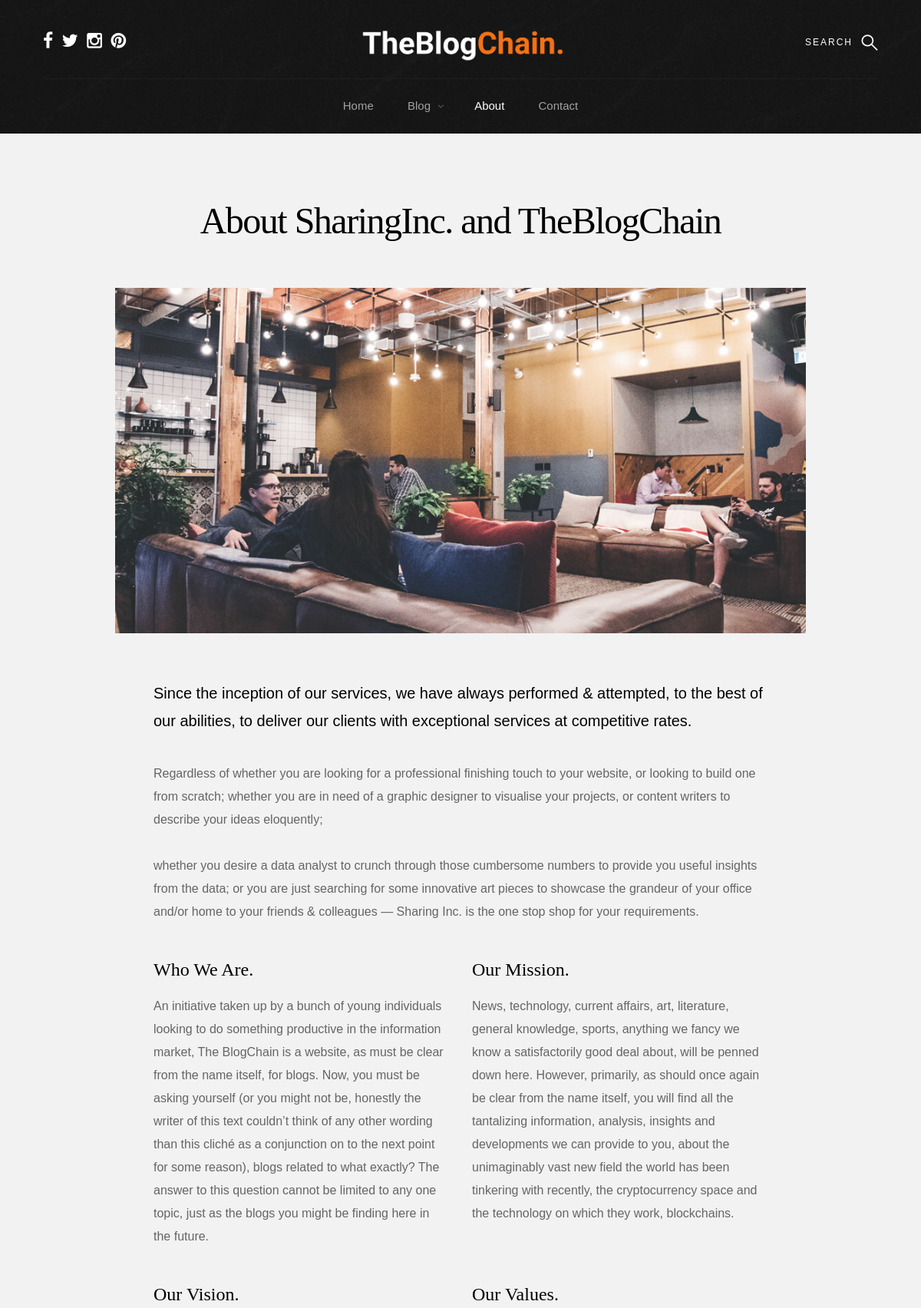
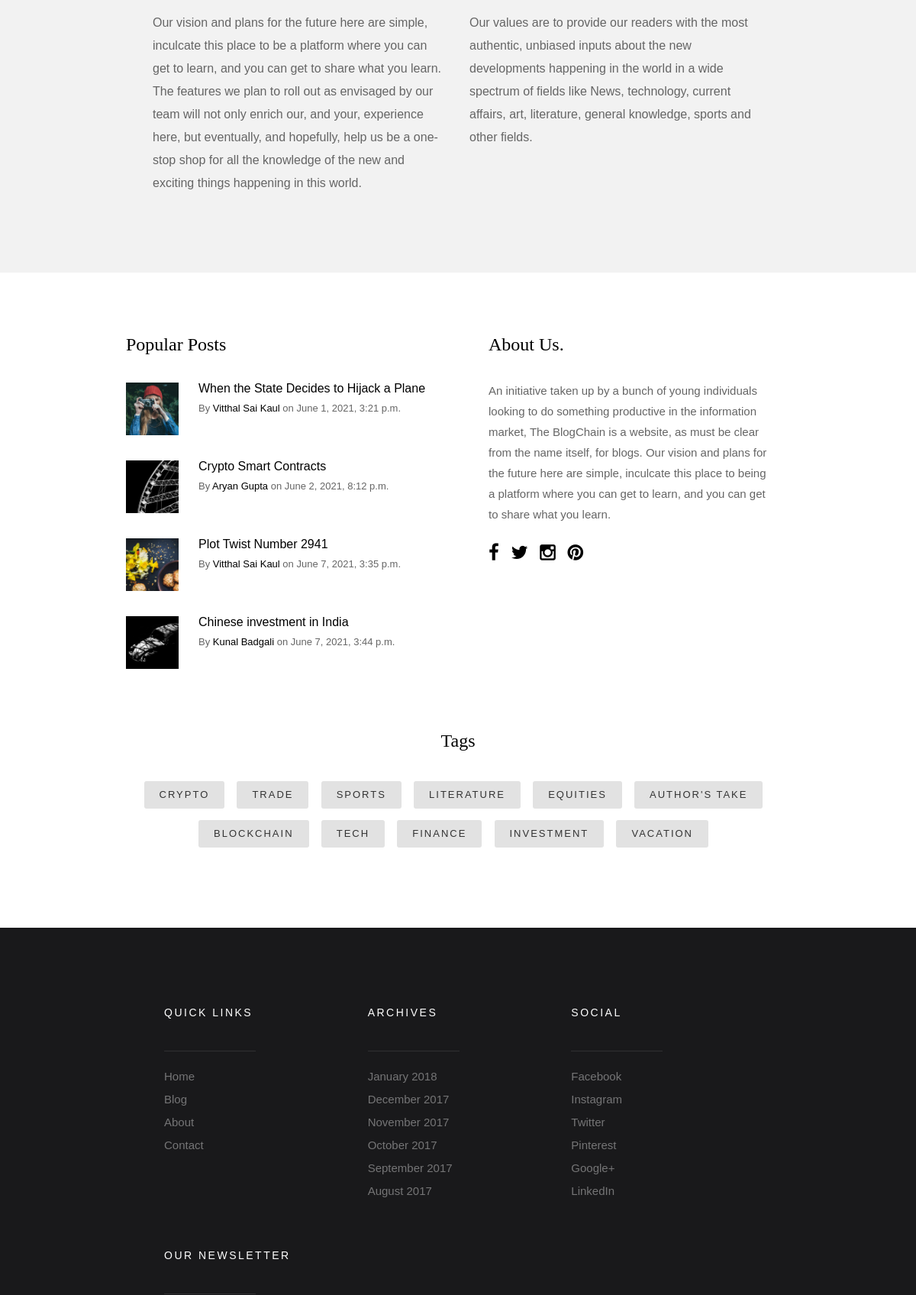
The page /about/ (upper part) on the database its author committed (2 pictures, top to bottom).
### blog/models.py (models this page shows, shortened)
class Post(models.Model):
	id_num = models.CharField(max_length=3, default='000')
	tag = models.CharField(max_length=100, default='tag name')
	title = models.CharField(max_length=100)
	content = models.TextField(max_length=320)
	date_posted = models.DateTimeField(default=timezone.now)
	author = models.CharField(max_length=100, default=User)

class Info(models.Model):
	name = models.CharField(max_length=100, default="SharingInc.")
	email = models.EmailField(default="sharinginc.work@gmail.com")
	website = models.CharField(max_length=200, default="https://sharinginc.github.io/SharingInc/")
	about_us = models.TextField(default="about us content.")
	phone = models.CharField(max_length=10, default="9999999999")
	address = models.CharField(max_length=400, default="address content.")

### blog/views.py (the view)
# urls.py: path('about/', blog_views.about, name='about'),
def about(request):
	return render(request, 'blog/about.html', context)

### blog/templates/blog/about.html (shortened to what this page needs)
{% load static %}
<html class="no-js" lang="en">
<head>
    <link rel="stylesheet" href="{% static 'blog/css/base.css' %}">
    <link rel="stylesheet" href="{% static 'blog/css/vendor.css' %}">
    <link rel="stylesheet" href="{% static 'blog/css/main.css' %}">
</head>
<body id="top">
    <div class="s-pageheader">
        <header class="header">
            <div class="header__content row">
                <div class="header__logo">
                    <a class="logo" href="/">
                        <img src="{% static 'blog/images/logo.png' %}" alt="Homepage">
                    </a>
                </div>
                <ul class="header__social">
                    <li>
                        <a href="#0"><i class="fa fa-facebook" aria-hidden="true"></i></a>
                    </li>
                    <li>
                        <a href="#0"><i class="fa fa-twitter" aria-hidden="true"></i></a>
                    </li>
                    <li>
                        <a href="https://instagram.com/sharingincorporated"><i class="fa fa-instagram" aria-hidden="true"></i></a>
                    </li>
                    <li>
                        <a href="#0"><i class="fa fa-pinterest" aria-hidden="true"></i></a>
                    </li>
                </ul>
                <a class="header__search-trigger" href="#0"></a>
                <nav class="header__nav-wrap">
                    <ul class="header__nav">
                        <li><a href="/" title="">Home</a></li>
                        <li class="has-children">
                            <a href="#0" title="">Blog</a>
                        </li>
                        <li class="current"><a href="/about" title="">About</a></li>
                        <li><a href="/contact" title="">Contact</a></li>
                    </ul>
                </nav>
            </div>
        </header>
    </div>
    <section class="s-content s-content--narrow">
        <div class="row">
            <div class="s-content__header col-full">
                <h1 class="s-content__header-title">
                    About SharingInc. and TheBlogChain
                </h1>
            </div>
            <div class="s-content__media col-full">
                <div class="s-content__post-thumb">
                    <img src="{% static 'blog/images/thumbs/about/about-1000.jpg' %}"
                         sizes="(max-width: 2000px) 100vw, 2000px" alt="" >
                </div>
            </div>
            <div class="col-full s-content__main">
                <p class="lead">Since the inception of our services, we have always performed & attempted, to the best of our abilities, to deliver our clients with exceptional services at competitive rates.</p>
                <p>Regardless of whether you are looking for a professional finishing touch to your website, or looking to build one from scratch; whether you are in need of a graphic designer to visualise your projects, or content writers to describe your ideas eloquently;
                </p>
                <p>whether you desire a data analyst to crunch through those cumbersome numbers to provide you useful insights from the data; or you are just searching for some innovative art pieces to showcase the grandeur of your office and/or home to your friends & colleagues — Sharing Inc. is the one stop shop for your requirements.
                </p>
                <div class="row block-1-2 block-tab-full">
                    <div class="col-block">
                        <h3 class="quarter-top-margin">Who We Are.</h3>
                        <p>An initiative taken up by a bunch of young individuals looking to do something productive in the information market, The BlogChain is a website, as must be clear from the name itself, for blogs.
                        Now, you must be asking yourself (or you might not be, honestly the writer of this text couldn’t think of any other wording than this cliché as a conjunction on to the next point for some reason), blogs related to what exactly? The answer to this question cannot be limited to any one topic, just as the blogs you might be finding here in the future. </p>
                    </div>
                    <div class="col-block">
                        <h3 class="quarter-top-margin">Our Mission.</h3>
                        <p>News, technology, current affairs, art, literature, general knowledge, sports, anything we fancy we know a satisfactorily good deal about, will be penned down here.  However, primarily, as should once again be clear from the name itself, you will find all the tantalizing information, analysis, insights and developments we can provide to you, about the unimaginably vast new field the world has been tinkering with recently, the cryptocurrency space and the technology on which they work, blockchains.</p>
                    </div>
                    <div class="col-block">
                        <h3 class="quarter-top-margin">Our Vision.</h3>
                        <p>Our vision and plans for the future here are simple, inculcate this place to be a platform where you can get to learn, and you can get to share what you learn. The features we plan to roll out as envisaged by our team will not only enrich our, and your, experience here, but eventually, and hopefully, help us be a one-stop shop for all the knowledge of the new and exciting things happening in this world.
                        </p>
                    </div>
                    <div class="col-block">
                        <h3 class="quarter-top-margin">Our Values.</h3>
                        <p>Our values are to provide our readers with the most authentic, unbiased inputs about the new developments happening in the world in a wide spectrum of fields like News, technology, current affairs, art, literature, general knowledge, sports and other fields. </p>
                    </div>
                </div>
            </div>
        </div>
    </section>
    <section class="s-extra">
        <div class="row top">
            <div class="col-eight md-six tab-full popular">
                <h3>Popular Posts</h3>
                <div class="block-1-2 block-m-full popular__posts">
                    {% for post in posts %}
                    {% if post.id_num == '001' %}
                    <article class="col-block popular__post">
                        <a href="/audio" class="popular__thumb">
                            <img src="{% static 'blog/images/thumbs/small/wheel-150.jpg' %}" alt="">
                        </a>
                        <h5><a href="#0">{{ post.title }}</a></h5>
                        <section class="popular__meta">
                                <span class="popular__author"><span>By</span> <a href="#0">{{ post.author }}</a></span>
                            <span class="popular__date"><span>on</span> <time datetime="2017-12-19">{{ post.date_posted }}</time></span>
                        </section>
                    </article>
                    {% endif %}
                    {% if post.id_num == '002' %}
                    <article class="col-block popular__post">
                        <a href="/gallery" class="popular__thumb">
                            <img src="{% static 'blog/images/thumbs/small/shutterbug-150.jpg' %}" alt="">
                        </a>
                       <h5><a href="#0">{{ post.title }}</a></h5>
                        <section class="popular__meta">
                                <span class="popular__author"><span>By</span> <a href="#0">{{ post.author }}</a></span>
                            <span class="popular__date"><span>on</span> <time datetime="2017-12-19">{{ post.date_posted }}</time></span>
                        </section>
                    </article>
                    {% endif %}
                    {% if post.id_num == '003' %}
                    <article class="col-block popular__post">
                        <a href="/standard" class="popular__thumb">
                            <img src="{% static 'blog/images/thumbs/small/cookies-150.jpg' %}" alt="">
                        </a>
                        <h5><a href="#0">{{ post.title }}</a></h5>
                        <section class="popular__meta">
                                <span class="popular__author"><span>By</span> <a href="#0">{{ post.author }}</a></span>
                            <span class="popular__date"><span>on</span> <time datetime="2017-12-19">{{ post.date_posted }}</time></span>
                        </section>
                    </article>
                    {% endif %}
                    {% if post.id_num == '004' %}
                    <article class="col-block popular__post">
                        <a href="#0" class="popular__thumb">
                            <img src="{% static 'blog/images/thumbs/small/beetle-150.jpg' %}" alt="">
                        </a>
                        <h5><a href="/video">{{ post.title }}</a></h5>
                        <section class="popular__meta">
                                <span class="popular__author"><span>By</span> <a href="#0">{{ post.author }}</a></span>
                            <span class="popular__date"><span>on</span> <time datetime="2017-12-19">{{ post.date_posted }}</time></span>
                        </section>
                    </article>
                    {% endif %}
                    {% endfor %}
                </div>
            </div>
            <div class="col-four md-six tab-full about">
                <h3>About Us.</h3>
                <p>
                {% for info in info %}
                {{ info.about_us }}
                {% endfor %}
                </p>
                <ul class="about__social">
                    <li>
                        <a href="#0"><i class="fa fa-facebook" aria-hidden="true"></i></a>
                    </li>
                    <li>
                        <a href="#0"><i class="fa fa-twitter" aria-hidden="true"></i></a>
                    </li>
                    <li>
                        <a href="#0"><i class="fa fa-instagram" aria-hidden="true"></i></a>
                    </li>
                    <li>
                        <a href="#0"><i class="fa fa-pinterest" aria-hidden="true"></i></a>
                    </li>
                </ul>
            </div>
        </div>
        <div class="row bottom tags-wrap">
            <div class="col-full tags">
                <h3>Tags</h3>
                <div class="tagcloud">
                    <a href="#0">Crypto</a>
                    <a href="#0">Trade</a>
                    <a href="#0">Sports</a>
                    <a href="#0">Literature</a>
                    <a href="#0">Equities</a>
                    <a href="#0">Author's take</a>
                    <a href="#0">Blockchain</a>
                    <a href="#0">Tech</a>
                    <a href="#0">Finance</a>
                    <a href="#0">Investment</a>
                    <a href="#0">Vacation</a>
            </div>
        </div>
    </section>
    <footer class="s-footer">
        <div class="s-footer__main">
            <div class="row">
                <div class="col-two md-four mob-full s-footer__sitelinks">
                    <h4>Quick Links</h4>
                    <ul class="s-footer__linklist">
                        <li><a href="">Home</a></li>
                        <li><a href="">Blog</a></li>
                        <li><a href="/about">About</a></li>
                        <li><a href="/contact">Contact</a></li>
                    </ul>
                </div>
                <div class="col-two md-four mob-full s-footer__archives">
                    <h4>Archives</h4>
                    <ul class="s-footer__linklist">
                        <li><a href="#0">January 2018</a></li>
                        <li><a href="#0">December 2017</a></li>
                        <li><a href="#0">November 2017</a></li>
                        <li><a href="#0">October 2017</a></li>
                        <li><a href="#0">September 2017</a></li>
                        <li><a href="#0">August 2017</a></li>
                    </ul>
                </div>
                <div class="col-two md-four mob-full s-footer__social">
                    <h4>Social</h4>
                    <ul class="s-footer__linklist">
                        <li><a href="#0">Facebook</a></li>
                        <li><a href="https://instagram.com/sharingincorporated">Instagram</a></li>
                        <li><a href="#0">Twitter</a></li>
                        <li><a href="#0">Pinterest</a></li>
                        <li><a href="#0">Google+</a></li>
                        <li><a href="#0">LinkedIn</a></li>
                    </ul>
                </div>
                <div class="col-five md-full end s-footer__subscribe">
                    <h4>Our Newsletter</h4>
                </div>
            </div>
        </div>
    </footer>
</body>
</html>

### blog/static/blog/css/base.css (style rules this page uses)
html { font-family: sans-serif; line-height: 1.15; -ms-text-size-adjust: 100%; -webkit-text-size-adjust: 100%; }
body { margin: 0; }
article, aside, footer, header, nav, section { display: block; }
h1 { font-size: 2em; margin: 0.67em 0; }
a { background-color: transparent; -webkit-text-decoration-skip: objects; }
img { border-style: none; }
html { font-size: 62.5%; box-sizing: border-box; }
*, *::before, *::after { box-sizing: inherit; }
body { font-weight: normal; line-height: 1; word-wrap: break-word; text-rendering: optimizeLegibility; -webkit-overflow-scrolling: touch; -webkit-text-size-adjust: none; }
body, input, button { -moz-osx-font-smoothing: grayscale; -webkit-font-smoothing: antialiased; }
img, video { max-width: 100%; height: auto; }
div, dl, dt, dd, ul, ol, li, h1, h2, h3, h4, h5, h6, pre, form, p, blockquote, th, td { margin: 0; padding: 0; }
h1, h2, h3, h4, h5, h6 { -webkit-font-smoothing: auto; -webkit-font-smoothing: antialiased; -webkit-font-variant-ligatures: common-ligatures; -moz-font-variant-ligatures: common-ligatures; font-variant-ligatures: common-ligatures; text-rendering: optimizeLegibility; }
em, i { font-style: italic; line-height: inherit; }
ol, ul { list-style: none; }
li { display: block; }
a { text-decoration: none; line-height: inherit; }
a img { border: none; }
.row { width: 94%; max-width: 1200px; margin: 0 auto; }
.row:after { content: ""; display: table; clear: both; }
.row .row { width: auto; max-width: none; margin-left: -20px; margin-right: -20px; }
[class*="col-"] { float: left; padding: 0 20px; }
[class*="col-"] + [class*="col-"].end { float: right; }
.col-two, .col-1-6 { width: 16.66667%; }
.col-four, .col-1-3 { width: 33.33333%; }
.col-five { width: 41.66667%; }
.col-eight, .col-2-3 { width: 66.66667%; }
.col-twelve, .col-full { width: 100%; }
@media only screen and (max-width: 1200px) { .row .row { margin-left: -15px; margin-right: -15px; } }
@media only screen and (max-width: 1200px) { [class*="col-"] { padding: 0 15px; } }
@media only screen and (max-width: 1200px) { .md-four, .md-1-3 { width: 33.33333%; } }
@media only screen and (max-width: 1200px) { .md-six, .md-1-2 { width: 50%; } }
@media only screen and (max-width: 1200px) { .md-twelve, .md-full { width: 100%; } }
[class*="block-"]:after { content: ""; display: table; clear: both; }
.block-1-2 .col-block { width: 50%; }
.block-1-6 .col-block:nth-child(6n + 1), .block-1-5 .col-block:nth-child(5n + 1), .block-1-4 .col-block:nth-child(4n + 1), .block-1-3 .col-block:nth-child(3n + 1), .block-1-2 .col-block:nth-child(2n + 1) { clear: both; }
@media only screen and (max-width: 1200px) { .block-m-full .col-block { width: 100%; clear: both; } }
@media only screen and (max-width: 1200px) { [class*="block-m-"] .col-block:nth-child(n) { clear: none; } }

### rows shown on the page
Post: title "When the State Decides to Hijack a Plane", author "Vitthal Sai Kaul", date_posted "June 1, 2021, 3:21 p.m."
Post: title "Crypto Smart Contracts", author "Aryan Gupta", date_posted "June 2, 2021, 8:12 p.m."
Post: title "Plot Twist Number 2941", author "Vitthal Sai Kaul", date_posted "June 7, 2021, 3:35 p.m."
Post: title "Chinese investment in India", author "Kunal Badgali", date_posted "June 7, 2021, 3:44 p.m."
Info: about_us "An initiative taken up by a bunch of young individuals looking to do something productive in the information market, The BlogChain is a website, as must be clear from the name itself, for blogs. Our vision and plans for the future here are simple, inculcate this place to being a platform where you can get to learn, and you can get to share what you learn."
